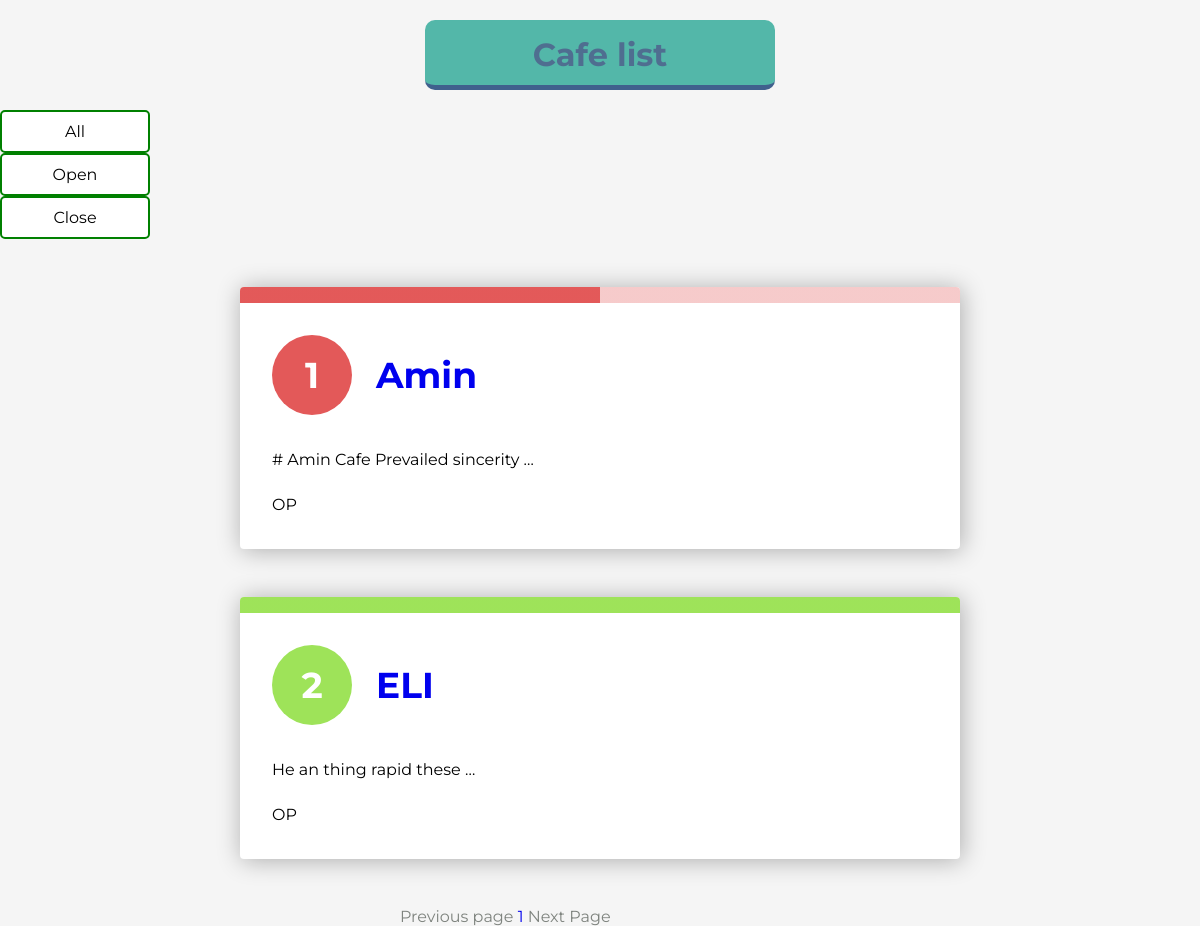
Page /business/cafes/open_cafe on the committed database.
### business/models.py (models this page shows, shortened)
class Cafe(models.Model):
    class Cities(models.TextChoices):
        SHIRAZ = 'SH', 'SHIRAZ'
        NEWYORK = 'NY', 'NEWYORK'
        MANCHESTER = 'MN', 'MANCHESTER'
    class Status(models.TextChoices):
        OPEN = 'OP', 'Open'
        CLOSE = 'CL', 'Close'
    manager = models.ForeignKey(User, on_delete=models.CASCADE, related_name='costumer_cafe')
    name = models.CharField(max_length=250)
    description = models.TextField()
    slug = models.SlugField(max_length=250)
    status = models.CharField(max_length=2, choices=Status.choices, default=Status.CLOSE)
    city = models.CharField(max_length=25, choices=Cities.choices, default=Cities.SHIRAZ)
    address = models.CharField(max_length=100)
    publish = models.DateTimeField(default=timezone.now)
    create = models.DateTimeField(auto_now_add=True)
    update = models.DateTimeField(auto_now=True)
    objects = models.Manager()
    opened = OpenManager()
    class Meta:
        ordering = ['-publish']
        indexes = [
            models.Index(fields=['-publish'])
        ]
        verbose_name = 'کافه'
        verbose_name_plural = 'کافه ها'

### business/views.py (the view, shortened to what this page needs)
# urls.py: path('cafes/', views.CafeListView.as_view(), name='cafe_list'),
class CafeListView(ListView):
    def get_queryset(self):
        status = self.kwargs.get('status')
        if status == "open_cafe":
            queryset = Cafe.opened.all()
            return queryset
    context_object_name = 'cafes'
    paginate_by = 10
    template_name = 'Business/list.html'

### business/models.py (called while the page is built)
    def get_queryset(self):
        return super().get_queryset().filter(status=Cafe.Status.OPEN)

### business/templates/business/list.html (shortened to what this page needs)
{% extends 'parent/base.html' %}
{% load cafe_tags %}
{% block content %}
    <h1>Cafe list</h1>
    <a class="filter" href="{% url 'business:cafe_list' %}">All</a>
    <br>
    <a class="filter" href="{%  url 'business:cafe_status' 'open_cafe' %}">Open</a>
    <br>
    <a class="filter" href={%  url 'business:cafe_status' 'close_cafe' %}>Close</a>
    <ol style="--length: {{ cafes | length }}" role="list">
    {% for cafe in cafes %}
        {% if cafe.status == 'OP' %}
        <li style="--i: {{ forloop.counter }}">
        <h3>
        <a href="{% url 'business:cafe_detail' cafe.id %}">{{ cafe.name }}</a>
        </h3>
        <p>{{ cafe.description | truncatewords:5 }}</p>
        <br>
        <p>{{ cafe.status }}</p>
        </li>
        {% endif %}
    {% endfor %}
    </ol>
    {% include 'partials/pagination.html' with page=page_obj %}
{% endblock %}

### business/static/css/base.css (style rules this page uses)
* { box-sizing: border-box; }
body { --h: 212deg; --l: 43%; --brandColor: hsl(var(--h), 71%, var(--l)); font-family: Montserrat, sans-serif; margin: 0; background-color: whitesmoke; }
p { margin: 0; line-height: 1.6; }
ol { list-style: none; counter-reset: list; padding: 0 1rem; }
li { --stop: calc(100% / var(--length) * var(--i)); --l: 62%; --l2: 88%; --h: calc((var(--i) - 1) * (180 / var(--length))); --c1: hsl(var(--h), 71%, var(--l)); --c2: hsl(var(--h), 71%, var(--l2)); position: relative; counter-increment: list; max-width: 45rem; margin: 2rem auto; padding: 2rem 1rem 1rem; box-shadow: 0.1rem 0.1rem 1.5rem rgba(0, 0, 0, 0.3); border-radius: 0.25rem; overflow: hidden; background-color: white; }
li::before { content: ''; display: block; width: 100%; height: 1rem; position: absolute; top: 0; left: 0; background: linear-gradient(to right, var(--c1) var(--stop), var(--c2) var(--stop)); }
a { text-decoration: none; }
h1 { width: 350px; height: 70px; background-color: #53b7a9; text-align: center; border-bottom: 5px solid #40608d; margin: 20px auto; padding: 15px; border-radius: 10px; color: rgba(75, 8, 110, 0.41); }
h3 { display: flex; align-items: baseline; margin: 0 0 1rem; color: rgb(70 70 70); }
h3::before { display: flex; justify-content: center; align-items: center; flex: 0 0 auto; margin-right: 1rem; width: 3rem; height: 3rem; content: counter(list); padding: 1rem; border-radius: 50%; background-color: var(--c1); color: white; }
.filter:link, .filter:visited { background-color: white; color: black; border: 2px solid green; padding: 10px 20px; text-align: center; text-decoration: none; display: inline-block; width: 150px; border-radius: 5px; }
@media (min-width: 40em) { li { margin: 3rem auto; padding: 3rem 2rem 2rem; } }
@media (min-width: 40em) { h3 { font-size: 2.25rem; margin: 0 0 2rem; } }
@media (min-width: 40em) { h3::before { margin-right: 1.5rem; } }

### rows in the picture
Cafe: name "Amin", description "# Amin Cafe Prevailed sincerity …", status "OP"
Cafe: name "ELI", description "He an thing rapid these …", status "OP"

### other values in the picture
{{ num }} "1"
